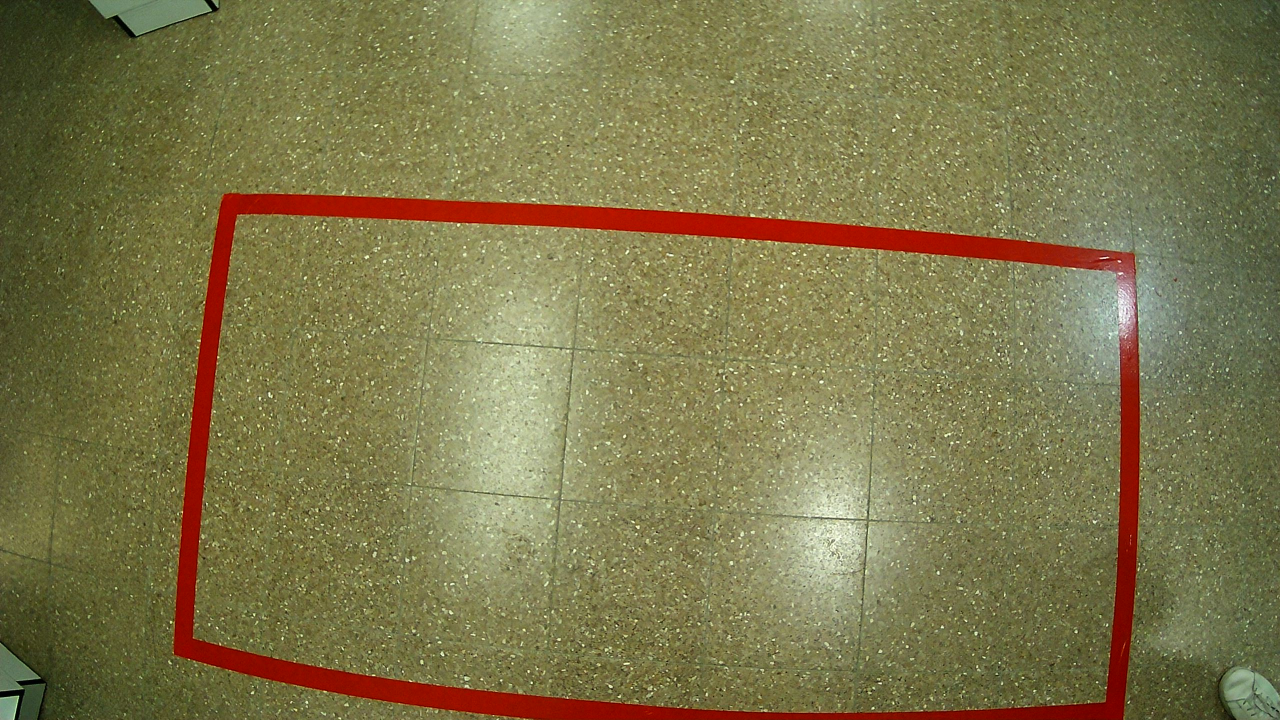
#> input picture photos/WIN_20251106_19_06_40_Pro.jpg, 2560 x 1440 px (shown at 1/2 size)
$ python -i target_detect.py   (imports and definitions only)
#> lines starting #> are read from the running program, lines starting #| are printed output that depends on the picture
import cv2
import numpy as np
from enum import Enum
import time
import threading
from collections import deque
from constants import *

class TargetPosition(Enum):
    LEFT = 0
    RIGHT = 1
    CENTER = 2
    CENTER_FIRE = 3
    NOT_DETECTED = 4
    FINISHED = 5

class TargetColor(Enum):
    RED = 0
    GREEN = 1
    BLUE = 2

class Detect:
    # ADDED: record_buffer parameter
    def __init__(self, frame_buffer, record_buffer=None, auto_start=False, target_color=TargetColor.RED):
        if target_color == TargetColor.RED:
            self.lower_1 = np.array([0, 80, 50])
            self.upper_1 = np.array([20, 255, 255])
            self.lower_2 = np.array([160, 80, 50])
            self.upper_2 = np.array([180, 255, 255])
        elif target_color == TargetColor.GREEN:
            self.lower_1 = np.array([40, 80, 50])
            self.upper_1 = np.array([80, 255, 255])
            self.lower_2 = np.array([40, 80, 50])
            self.upper_2 = np.array([80, 255, 255])
        elif target_color == TargetColor.BLUE:
            self.lower_1 = np.array([100, 80, 50])
            self.upper_1 = np.array([140, 255, 255])
            self.lower_2 = np.array([100, 80, 50])
            self.upper_2 = np.array([140, 255, 255])

        self.CENTER_THRESHOLD = 0.25
        self.frame_buffer = frame_buffer
        self.record_buffer = record_buffer # Save the outgoing buffer

        if auto_start:
            self.start()

    # [82 lines left out: functions detect_x_lines, show_image, not called in this run]

    def start(self):
        thread = threading.Thread(target=self.update, daemon=True)
        thread.start()

    def update(self):
        prev_time = time.time()

        while True:
            try:
                frame = self.frame_buffer.pop()
            except IndexError:
                time.sleep(0.001)
                continue

            current_time = time.time()
            elapsed = current_time - prev_time
            fps = 1 / elapsed if elapsed > 0.001 else 0
            prev_time = current_time

            target_width = 480
            aspect_ratio = frame.shape[0] / frame.shape[1]
            target_height = int(target_width * aspect_ratio)
            frame = cv2.resize(frame, (target_width, target_height), interpolation=cv2.INTER_LINEAR)

            height, width = frame.shape[:2]
            center_frame = (height // 2, width // 2)

            # This draws all the boxes and text onto the frame
            self.show_image(frame, fps, center_frame)

            # ADDED: Send the fully processed frame to the recorder buffer
            if self.record_buffer is not None:
                self.record_buffer.append(frame)

            if cv2.waitKey(1) & 0xFF == ord('q'):
                break

        if not IS_HEADLESS:
            cv2.destroyAllWindows()

>>> import cv2
>>> picture = cv2.imread('../photos/WIN_20251106_19_06_40_Pro.jpg', cv2.IMREAD_GRAYSCALE)
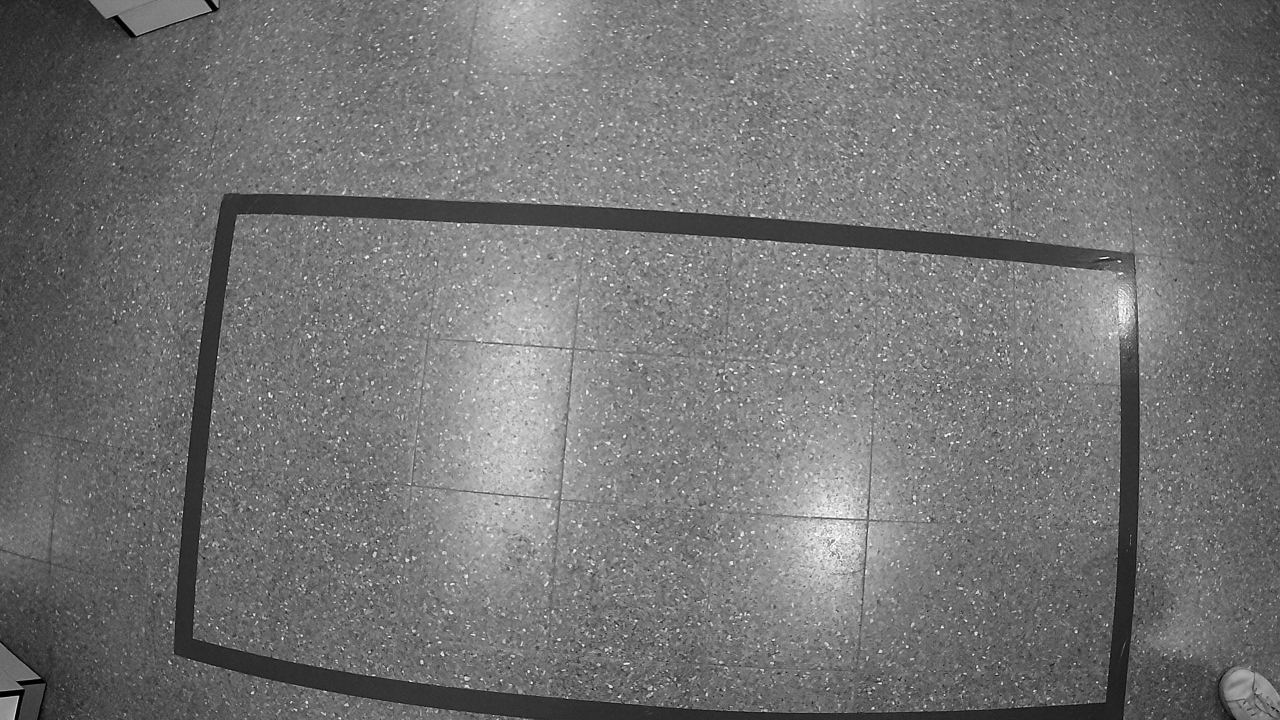
#> picture: shape (1440, 2560) (shown at 1/2 size); min 0, max 255, mean 115.5
>>> result = Detect(picture).update()
#> (the run stopped early here; a loop or call above may not have finished)

$ run again, on photos/WIN_20251106_19_06_44_Pro.jpg
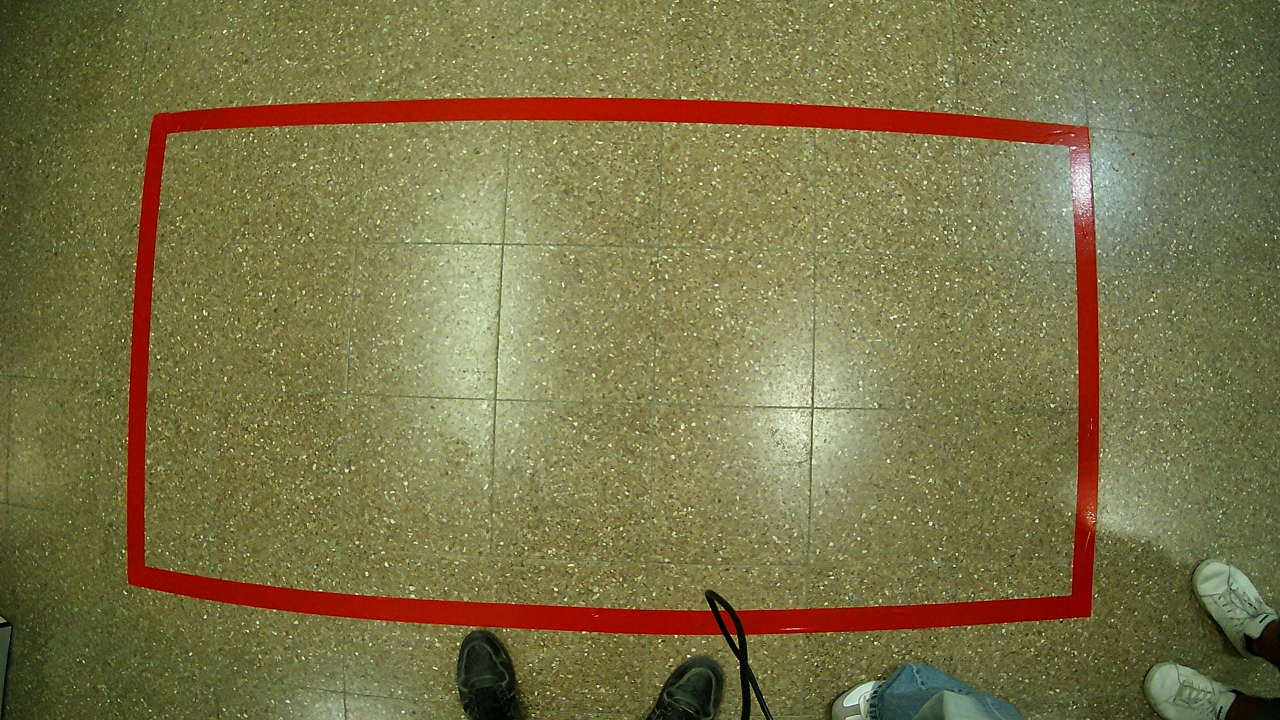
#> input picture photos/WIN_20251106_19_06_44_Pro.jpg, 2560 x 1440 px (shown at 1/2 size)
#> `picture = cv2.imread('../photos/WIN_20251106_19_06_40_Pro.jpg', cv2.IM..`:
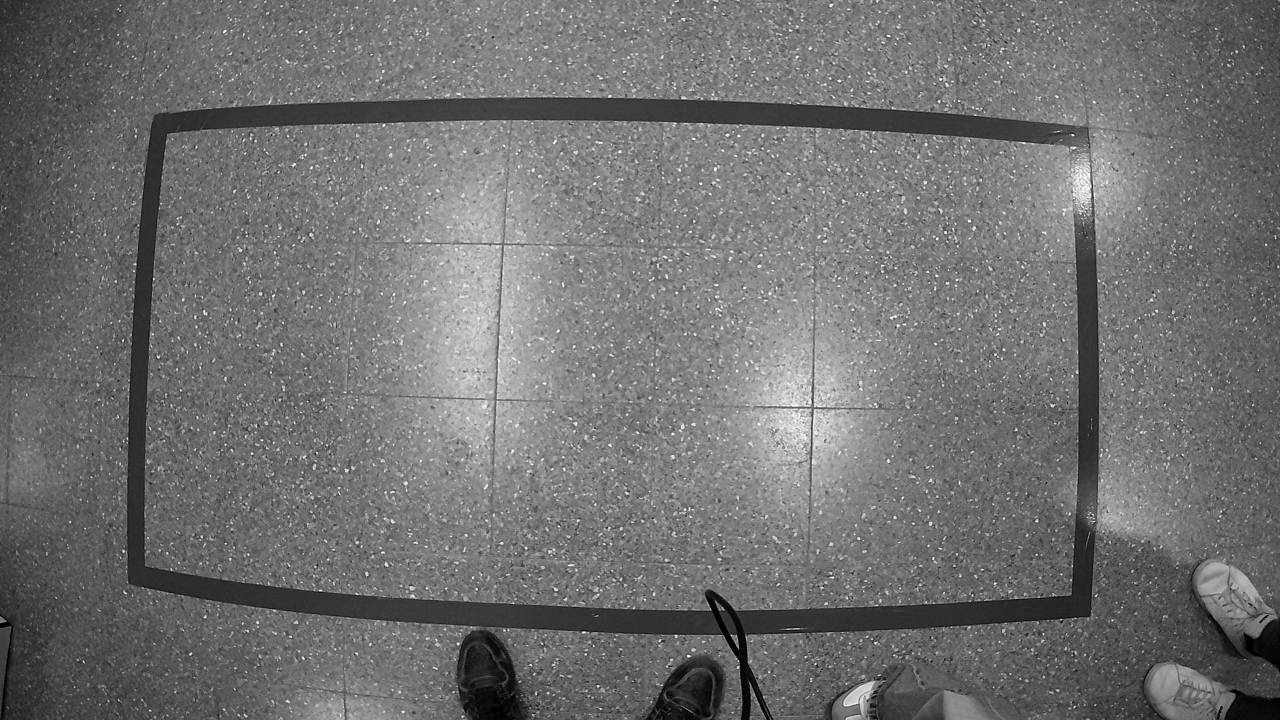
#> picture: shape (1440, 2560) (shown at 1/2 size); min 0, max 255, mean 112.2
